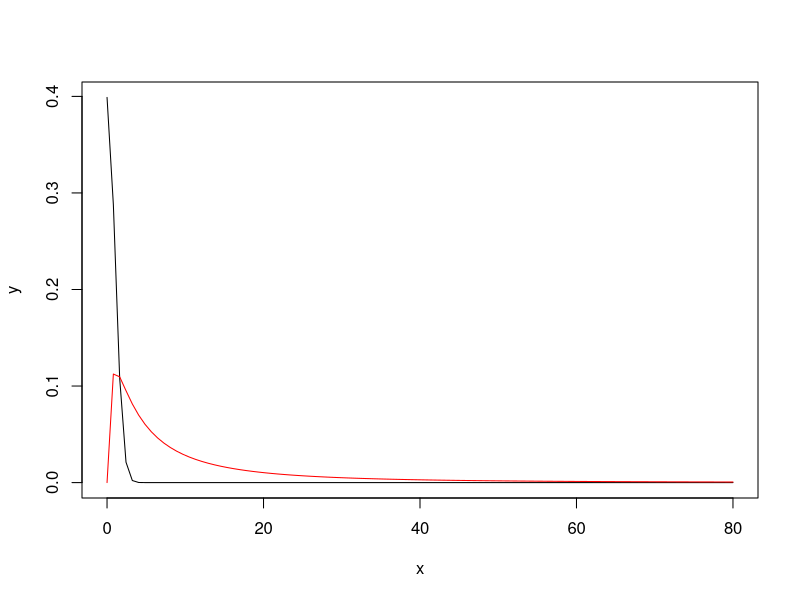

This figure's R source: (Note: this script raises an error after producing the figure.)
x <- seq(0, 80, length.out=100)
y <- dnorm(x)
plot(y~x, type='l')

# figuring out lognormal density function

sigma=1.334262
mu=1.8463
y <- (1/x)*(1/(sigma*sqrt(2*pi)))*exp(-((log(x)-mu)^2)/(2*sigma^2))

y1 <- dlnorm(x, meanlog = mu, sdlog = sigma)
lines(y1~x, col='red')

hist(data.early$dist_moved, breaks=20, ylim=c(0,300))
n <- nrow(data.early)
lines(y1*n~x, col='red')


# testing gx_ln function
x <- rep(0, 200)
y <- seq(-99, 100)

p <- gx_ln(y = combs[['y']], x = combs[['x']],
      density.x = combs[['density.x']],
      p.stat.int = summary(e.dispersal.p)$coefficients['(Intercept)','Estimate'],
      p.stat.slo = summary(e.dispersal.p)$coefficients['s_loc_density','Estimate']/attr(data$s_loc_density, 'scaled:scale'),
      sigma.stat = 0.25, 
      mu.mob.int = summary(e.dispersal.dist)$coefficients['(Intercept)','Estimate'],
      mu.mob.slo = 0,
      sigma.mob = sqrt(sum(as.data.frame(lme4::VarCorr(e.dispersal.dist))[,'sdcor'])))

plot(p~y, type='l')
lines(p~y, col='green')

x <- seq(1, 100)
y <- seq(1, 100)
densities <- rep(0, 100)

combs <- merge(data.frame(y=x), cbind(x=x, density.x=densities))



mat <- matrix(NA, length(y), length(y))
mat[x,y] <- p
image(t(log(mat)))
